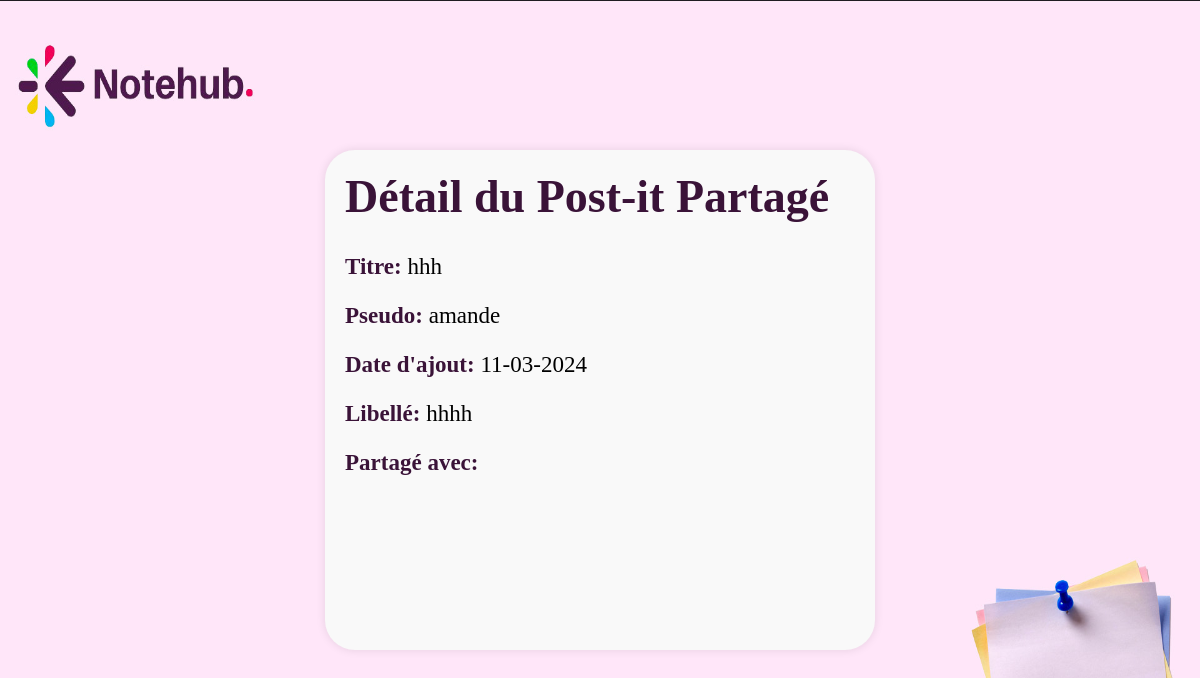
The page /controleur/PostitSharedDetailControleur.php?id=5 (signed in) on the database its author committed.
### tables this page shows
CREATE TABLE POSTIT (
    IDPOSTIT INTEGER PRIMARY KEY AUTOINCREMENT,
    DATEDECREATION TEXT NOT NULL,
    TITRE TEXT NOT NULL,
    LIBELLE TEXT NOT NULL,
    IDUSER INTEGER,
    FOREIGN KEY (IDUSER) REFERENCES USER(IDUSER)
);

CREATE TABLE USER (
    IDUSER INTEGER PRIMARY KEY AUTOINCREMENT,
    PSEUDO TEXT NOT NULL,
    NOM TEXT NOT NULL,
    PRENOM TEXT NOT NULL,
    DATEDENAISSANCE TEXT NOT NULL,
    MAIL TEXT NOT NULL,
    MDP TEXT NOT NULL,
QUESTIONSEC TEXT NOT NULL,
REPONSESEC TEXT NOT NULL
);

### modele/PostitModel.php (called while the page is built, shortened)
<?php
class PostitModel {
    private $db;
    public function __construct() {
        $this->db = new PDO('sqlite:' . DB_PATH);
    }
    public function getPostitsById($postitId) {
        $sql = "SELECT p.* , u.PSEUDO FROM POSTIT p
                INNER JOIN user u ON u.IDUSER = p.IDUSER
                WHERE p.IDPOSTIT = :postitId ";
        $stmt = $this->db->prepare($sql);
        $stmt->bindParam(':postitId', $postitId, PDO::PARAM_INT);
        $stmt->execute();
        return $stmt->fetch(PDO::FETCH_ASSOC);
    }
}
?>

### vue/PostitSharedDetailVue.php (the view, shortened to what this page needs)
<!DOCTYPE html>
<html lang="fr">
<head>
    <link rel="stylesheet" href="vue/styles/style2.css">
</head>
<body>
<div class="detail-container">
    <h1>Détail du Post-it Partagé</h1>
    <p><strong>Titre:</strong> <?php echo htmlspecialchars($postitDetails['TITRE']); ?></p>
    <p><strong>Pseudo:</strong> <?php echo htmlspecialchars($postitDetails['PSEUDO']); ?></p>
    <p><strong>Date d'ajout:</strong> <?php echo htmlspecialchars($postitDetails['DATEDECREATION']); ?></p>
    <p><strong>Libellé:</strong> <?php echo nl2br(htmlspecialchars($postitDetails['LIBELLE'])); ?></p>
    <p><strong>Partagé avec:</strong></p>
</div>
</body>
</html>

### vue/styles/style2.css (style rules this page uses)
* { box-sizing: border-box; }
body { display: flex; justify-content: center; align-items: center; height: 100vh; margin: 0; background-size: 100% 100%; background-color: #FCE8F8; background-image: url(../images/fonds.jpg) ; background-repeat: no-repeat; background-position: center; }
.detail-container { height: 500px; width: 550px; margin: 0 auto; padding: 20px; background-color: #f9f9f9; border-radius: 30px; box-shadow: 0 0 10px rgba(0, 0, 0, 0.1); font-size: 23px; }
.detail-container h1 { margin-top: 0; color: #3a1338; }
.detail-container strong { color: #3a1338; }

### rows shown on the page
postit: TITRE "hhh", IDUSER.PSEUDO "amande", DATEDECREATION "11-03-2024", LIBELLE "hhhh"
